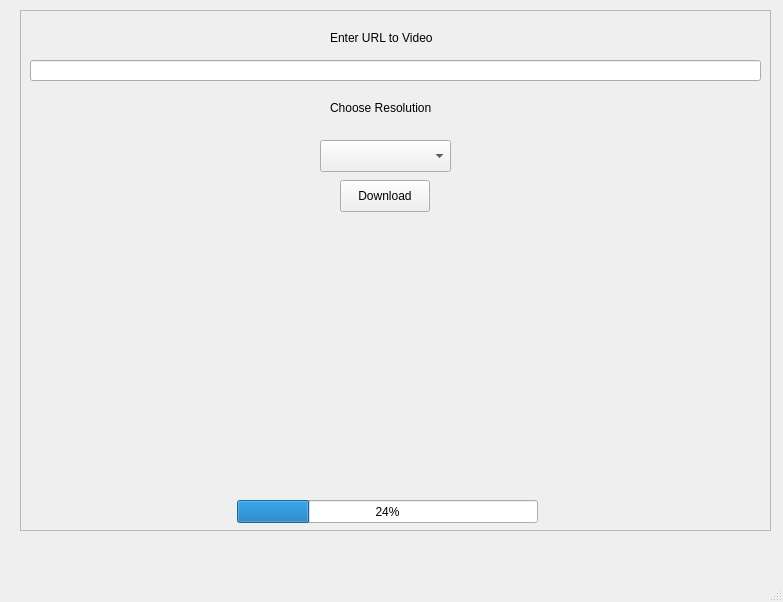
<?xml version="1.0" encoding="UTF-8"?>
<ui version="4.0">
 <class>MainWindow</class>
 <widget class="QMainWindow" name="MainWindow">
  <property name="geometry">
   <rect>
    <x>0</x>
    <y>0</y>
    <width>783</width>
    <height>602</height>
   </rect>
  </property>
  <property name="windowTitle">
   <string>MainWindow</string>
  </property>
  <widget class="QWidget" name="centralwidget">
   <widget class="QFrame" name="frame">
    <property name="geometry">
     <rect>
      <x>20</x>
      <y>10</y>
      <width>751</width>
      <height>521</height>
     </rect>
    </property>
    <property name="frameShape">
     <enum>QFrame::StyledPanel</enum>
    </property>
    <property name="frameShadow">
     <enum>QFrame::Raised</enum>
    </property>
    <widget class="QLabel" name="label">
     <property name="geometry">
      <rect>
       <x>310</x>
       <y>20</y>
       <width>114</width>
       <height>16</height>
      </rect>
     </property>
     <property name="text">
      <string>Enter URL to Video</string>
     </property>
    </widget>
    <widget class="QLabel" name="label_2">
     <property name="geometry">
      <rect>
       <x>310</x>
       <y>90</y>
       <width>121</width>
       <height>16</height>
      </rect>
     </property>
     <property name="text">
      <string>Choose Resolution</string>
     </property>
    </widget>
    <widget class="QComboBox" name="comboBox">
     <property name="geometry">
      <rect>
       <x>300</x>
       <y>130</y>
       <width>131</width>
       <height>32</height>
      </rect>
     </property>
    </widget>
    <widget class="QPushButton" name="downloadButton">
     <property name="geometry">
      <rect>
       <x>320</x>
       <y>170</y>
       <width>90</width>
       <height>32</height>
      </rect>
     </property>
     <property name="text">
      <string>Download</string>
     </property>
    </widget>
    <widget class="QLineEdit" name="lineEdit">
     <property name="geometry">
      <rect>
       <x>10</x>
       <y>50</y>
       <width>731</width>
       <height>21</height>
      </rect>
     </property>
    </widget>
    <widget class="QLabel" name="image_label">
     <property name="geometry">
      <rect>
       <x>210</x>
       <y>210</y>
       <width>331</width>
       <height>251</height>
      </rect>
     </property>
     <property name="text">
      <string/>
     </property>
    </widget>
    <widget class="QProgressBar" name="progressBar">
     <property name="geometry">
      <rect>
       <x>217</x>
       <y>490</y>
       <width>301</width>
       <height>23</height>
      </rect>
     </property>
     <property name="value">
      <number>24</number>
     </property>
     <property name="alignment">
      <set>Qt::AlignCenter</set>
     </property>
    </widget>
   </widget>
  </widget>
  <widget class="QMenuBar" name="menubar">
   <property name="geometry">
    <rect>
     <x>0</x>
     <y>0</y>
     <width>783</width>
     <height>43</height>
    </rect>
   </property>
  </widget>
  <widget class="QStatusBar" name="statusbar"/>
 </widget>
 <resources/>
 <connections/>
</ui>
